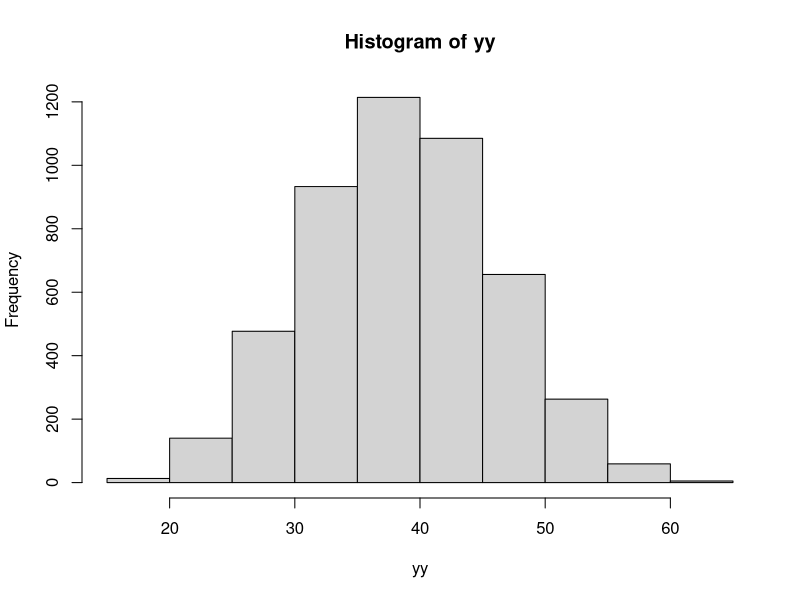
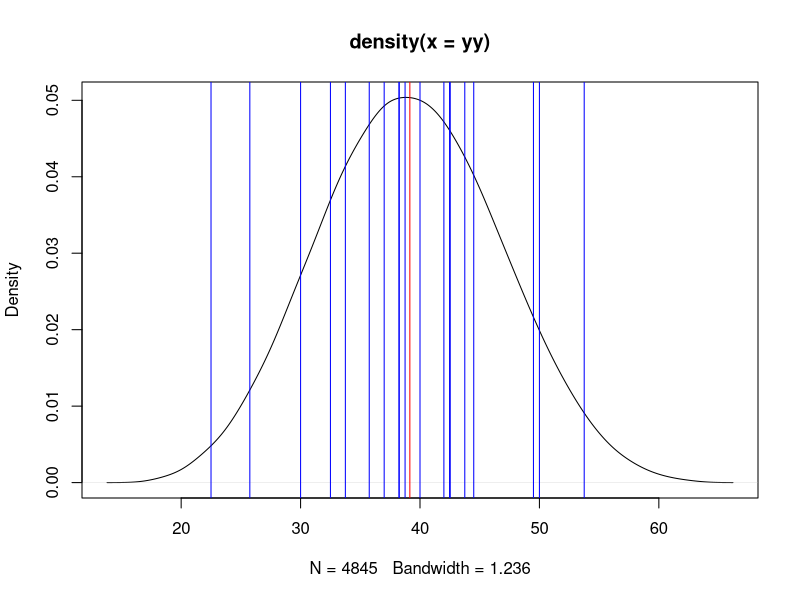
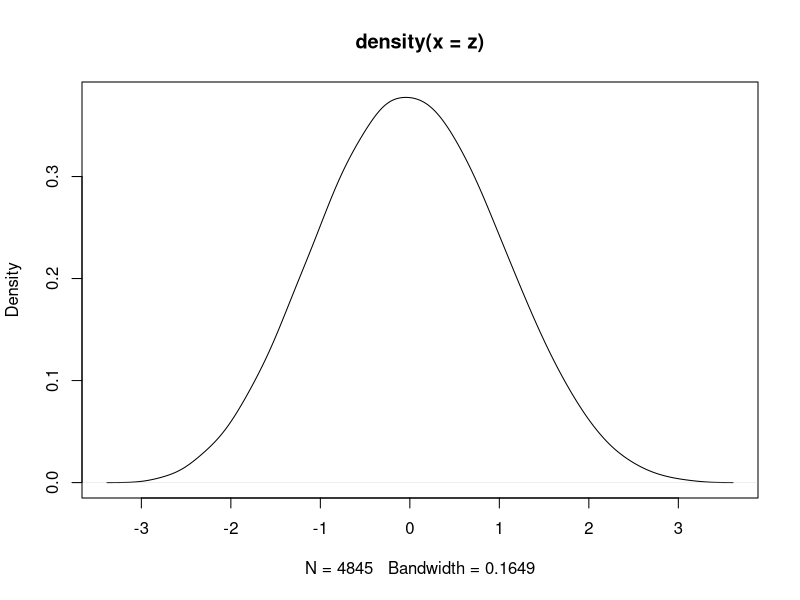

Write the R code that produced these figures, in order.
## ---- chunk 1
y<-c(20,25,40,60,70,10,35,45,40,20,33,50,55,50,20,25,55,65,30,35)
ym<-combn(y,4)
yy<-apply(ym,2,mean)
sum(yy)/4845
hist(yy)
plot(density(yy))
abline(v=39.15,col="red")

for(i in 1:20){
muestra<-sample(y,4)
muestra
mean(muestra)
abline(v=mean(muestra),col="blue")
}
## ---- chunk 2
z<-(yy-mean(yy))/sd(yy)
plot(density(z))
